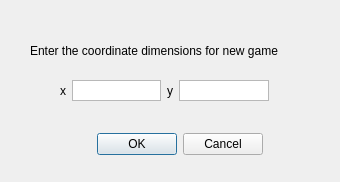
<?xml version="1.0" encoding="UTF-8"?>
<ui version="4.0">
 <class>Dialog</class>
 <widget class="QDialog" name="Dialog">
  <property name="windowModality">
   <enum>Qt::ApplicationModal</enum>
  </property>
  <property name="geometry">
   <rect>
    <x>0</x>
    <y>0</y>
    <width>340</width>
    <height>182</height>
   </rect>
  </property>
  <property name="sizePolicy">
   <sizepolicy hsizetype="Fixed" vsizetype="Fixed">
    <horstretch>0</horstretch>
    <verstretch>0</verstretch>
   </sizepolicy>
  </property>
  <property name="windowTitle">
   <string>New Game Dimensions</string>
  </property>
  <widget class="QDialogButtonBox" name="buttonBox">
   <property name="geometry">
    <rect>
     <x>70</x>
     <y>130</y>
     <width>193</width>
     <height>28</height>
    </rect>
   </property>
   <property name="standardButtons">
    <set>QDialogButtonBox::Cancel|QDialogButtonBox::Ok</set>
   </property>
  </widget>
  <widget class="QLabel" name="label">
   <property name="geometry">
    <rect>
     <x>30</x>
     <y>30</y>
     <width>291</width>
     <height>41</height>
    </rect>
   </property>
   <property name="text">
    <string>Enter the coordinate dimensions for new game</string>
   </property>
  </widget>
  <widget class="QWidget" name="horizontalLayoutWidget">
   <property name="geometry">
    <rect>
     <x>60</x>
     <y>80</y>
     <width>209</width>
     <height>21</height>
    </rect>
   </property>
   <layout class="QHBoxLayout" name="horizontalLayout">
    <item>
     <widget class="QLabel" name="label_2">
      <property name="text">
       <string>x</string>
      </property>
     </widget>
    </item>
    <item>
     <widget class="QTextBrowser" name="textBrowser">
      <property name="verticalScrollBarPolicy">
       <enum>Qt::ScrollBarAlwaysOff</enum>
      </property>
      <property name="horizontalScrollBarPolicy">
       <enum>Qt::ScrollBarAlwaysOff</enum>
      </property>
      <property name="readOnly">
       <bool>false</bool>
      </property>
     </widget>
    </item>
    <item>
     <widget class="QLabel" name="label_3">
      <property name="text">
       <string>y</string>
      </property>
     </widget>
    </item>
    <item>
     <widget class="QTextBrowser" name="textBrowser_2">
      <property name="verticalScrollBarPolicy">
       <enum>Qt::ScrollBarAlwaysOff</enum>
      </property>
      <property name="horizontalScrollBarPolicy">
       <enum>Qt::ScrollBarAlwaysOff</enum>
      </property>
     </widget>
    </item>
   </layout>
  </widget>
 </widget>
 <resources/>
 <connections/>
</ui>
